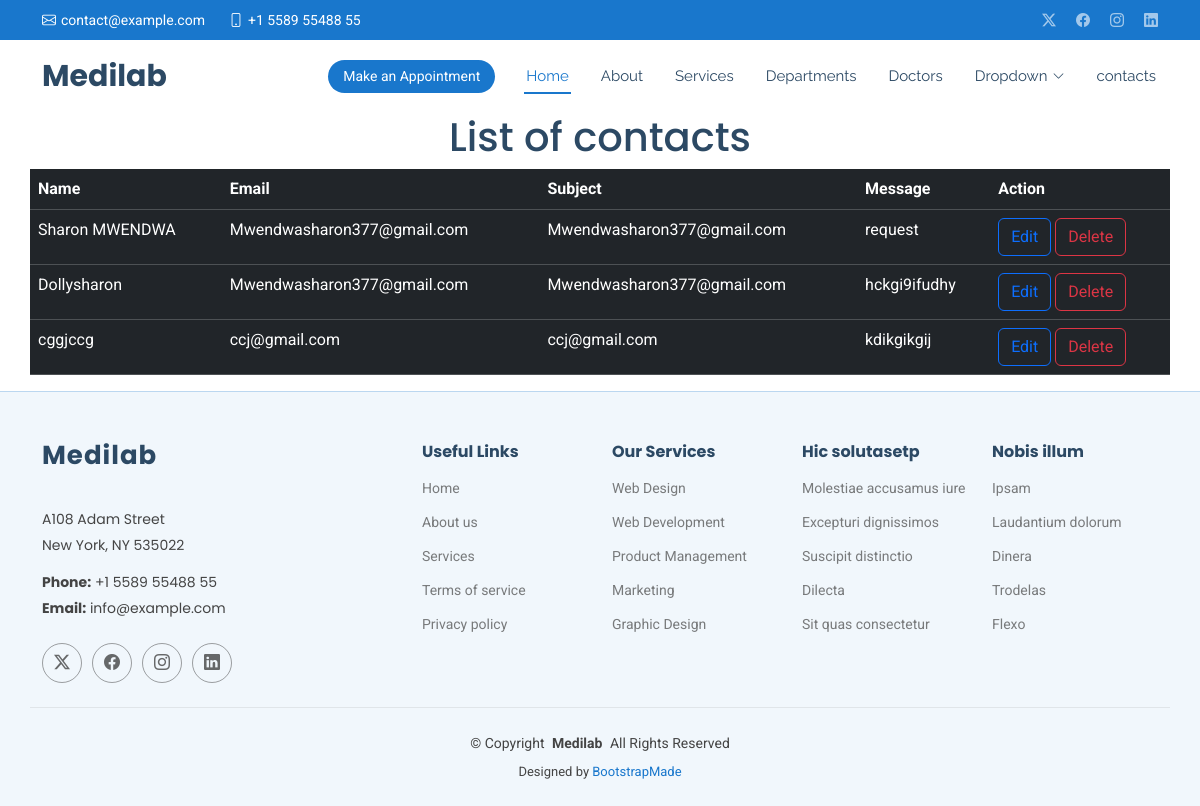
Page /showcontact/ on the committed database.
### myapp/models.py (models this page shows, shortened)
class Contact(models.Model):
    name = models.CharField(max_length=100)
    email = models.EmailField()
    subject = models.CharField(max_length=100)
    message = models.TextField()

### myapp/views.py (the view)
# urls.py: path('showcontact/', views.showcontact, name='showcontact'),
def showcontact(request):
    all = Contact.objects.all()
    return render(request, 'showcontact.html', {'all': all})

### templates/showcontact.html
{% extends 'starter-page.html' %}
{% load static %}
{% block content %}
<h1 class="text-center">List of contacts</h1>
<table class="table table-dark container">
  <tr>
    <th>Name</th>
    <th>Email</th>
    <th>Subject</th>
    <th>Message</th>
     <th>Action</th>
  </tr>
  {% for contact in all %}
  <tr>
    <td>{{ contact.name }}</td>
    <td>{{ contact.email }}</td>
    <td>{{ contact.email }}</td>
    <td>{{ contact.subject }}</td>
    <td>
      <a href="" class="btn btn-outline-primary">Edit</a>
      <a href="/delete/{{ showcontact.id }}" class="btn btn-outline-danger">Delete</a>
    </td>
  </tr>
  {% endfor %}
</table>
{% endblock %}

### static/assets/css/main.css (style rules this page uses)
:root { --default-font: "Roboto", system-ui, -apple-system, "Segoe UI", Roboto, "Helvetica Neue", Arial, "Noto Sans", "Liberation Sans", sans-serif, "Apple Color Emoji", "Segoe UI Emoji", "Segoe UI Symbol", "Noto Color Emoji"; --heading-font: "Poppins", sans-serif; --nav-font: "Raleway", sans-serif; }
:root { --background-color: #ffffff; --default-color: #444444; --heading-color: #2c4964; --accent-color: #1977cc; --surface-color: #ffffff; --contrast-color: #ffffff; }
:root { --nav-color: #2c4964; --nav-hover-color: #1977cc; --nav-mobile-background-color: #ffffff; --nav-dropdown-background-color: #ffffff; --nav-dropdown-color: #2c4964; --nav-dropdown-hover-color: #1977cc; }
:root { scroll-behavior: smooth; }
body { color: var(--default-color); background-color: var(--background-color); font-family: var(--default-font); }
a { color: var(--accent-color); text-decoration: none; transition: 0.3s; }
h1, h2, h3, h4, h5, h6 { color: var(--heading-color); font-family: var(--heading-font); }

### rows in the picture
Contact: name "Sharon MWENDWA", email "Mwendwasharon377@gmail.com", subject "request"
Contact: name "Dollysharon", email "Mwendwasharon377@gmail.com", subject "hckgi9ifudhy"
Contact: name "cggjccg", email "ccj@gmail.com", subject "kdikgikgij"
